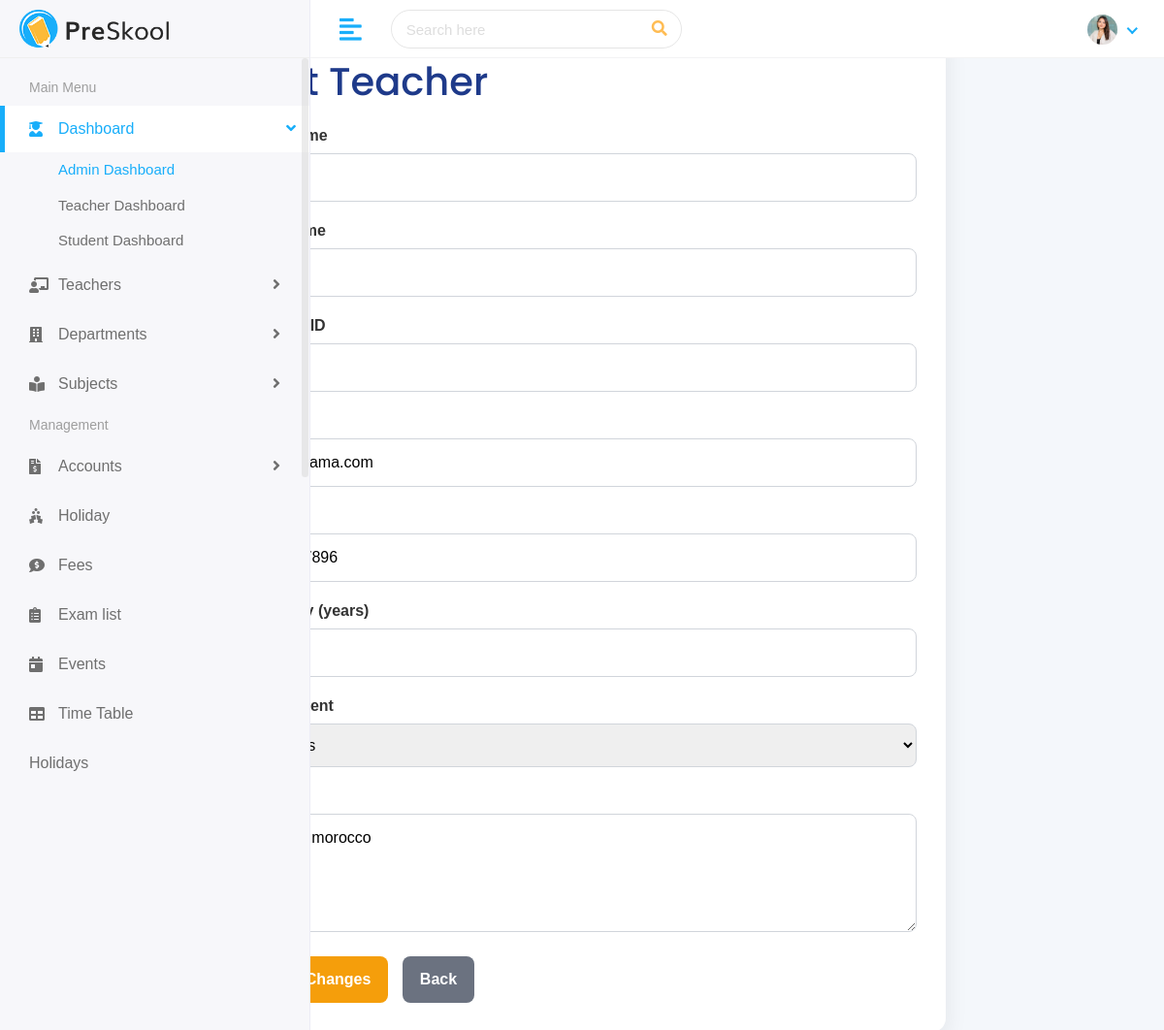
The page /teachers/edit/2/ (signed in) on the database as committed earlier.
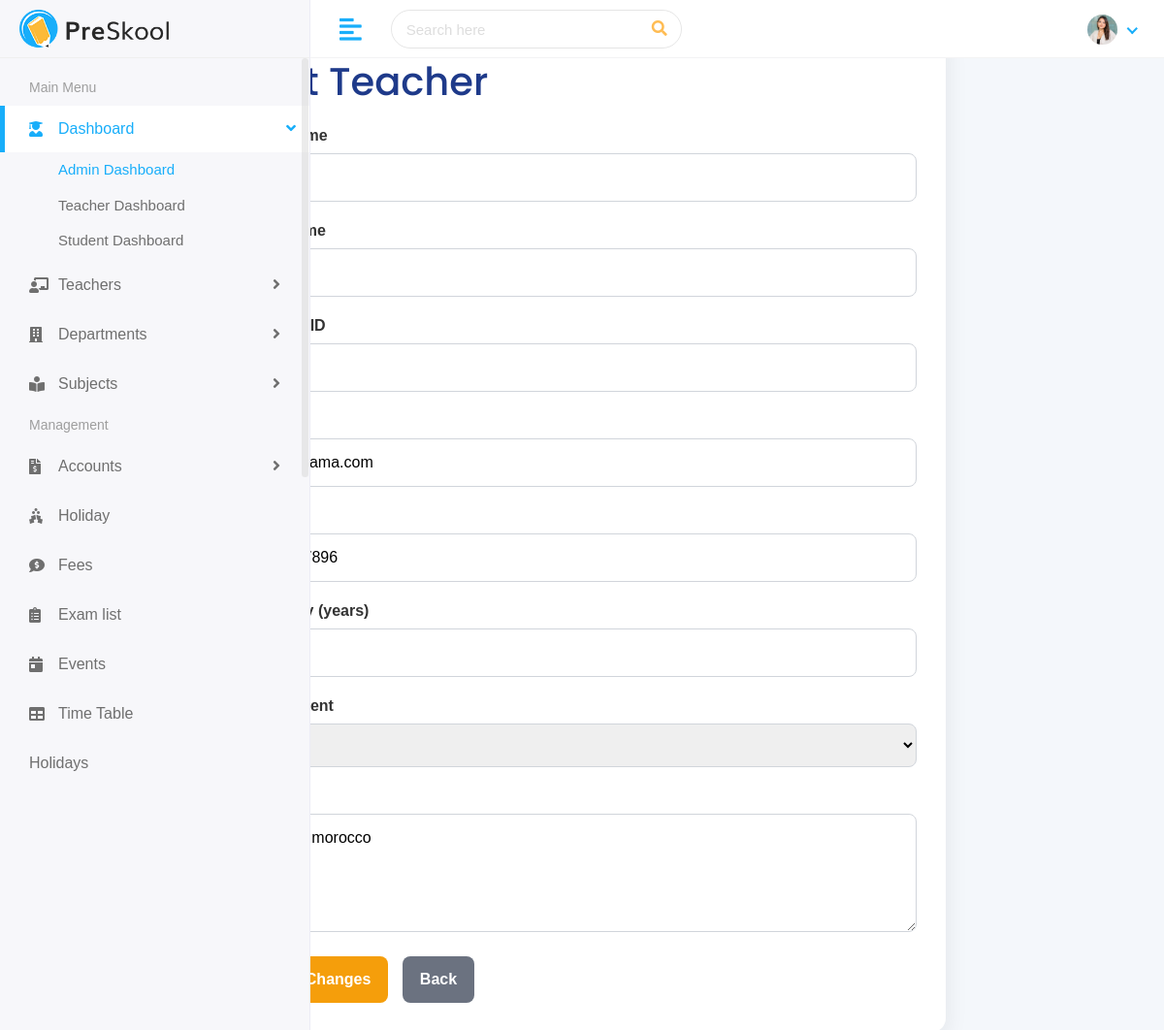
The same page on the database as committed later.
### faculty/models.py (models this page shows, shortened)
class Teacher(models.Model):
    first_name = models.CharField(max_length=100)
    last_name = models.CharField(max_length=100)
    teacher_id = models.CharField(max_length=30, unique=True, blank=True, null=True)
    email = models.EmailField(unique=True)
    phone = models.CharField(max_length=20)
    seniority = models.PositiveIntegerField(default=1)
    address = models.TextField(blank=True, null=True, default='')
    department = models.ForeignKey(
        Department,
        on_delete=models.SET_NULL,
        null=True,
        blank=True,
        related_name='teachers'
    )

class Department(models.Model):
    name = models.CharField(max_length=100, unique=True)
    description = models.TextField(blank=True, null=True, default='')

### faculty/views.py (the view, shortened to what this page needs)
# urls.py: path('teachers/edit/<int:teacher_id>/', views.edit_teacher, name='edit_teacher'),
@login_required
def edit_teacher(request, teacher_id):
    teacher = get_object_or_404(Teacher, id=teacher_id)
    departments = Department.objects.all().order_by('name')
    return render(request, 'teachers/edit-teacher.html', {
        'teacher': teacher,
        'departments': departments
    })

### templates/teachers/edit-teacher.html (shortened to what this page needs)
{% extends 'Home/base.html' %}
{% load static %}
{% block body %}
</head>
<body>
    <div class="form-container">
        <h1>Edit Teacher</h1>
        <form method="POST">
            <label>First Name</label>
            <input type="text" name="first_name" value="{{ teacher.first_name }}" required>
            <label>Last Name</label>
            <input type="text" name="last_name" value="{{ teacher.last_name }}" required>
            <label>Teacher ID</label>
            <input type="text" name="teacher_id" value="{{ teacher.teacher_id }}" required>
            <label>Email</label>
            <input type="email" name="email" value="{{ teacher.email }}" required>
            <label>Phone</label>
            <input type="text" name="phone" value="{{ teacher.phone }}" required>
            <label>Seniority (years)</label>
            <input type="number" name="seniority" min="1" value="{{ teacher.seniority }}" required>
            <label>Department</label>
            <select name="department">
                {% for department in departments %}
                    <option value="{{ department.id }}" {% if teacher.department and teacher.department.id == department.id %}selected{% endif %}>
                        {{ department.name }}
                    </option>
                {% endfor %}
            </select>
            <label>Address</label>
            <textarea name="address" rows="4">{{ teacher.address }}</textarea>
            <button type="submit" class="btn btn-save">Save Changes</button>
            <a href="{% url 'teacher_list' %}" class="btn btn-back">Back</a>
        </form>
    </div>
{% endblock %}

Rows that differ between the two databases and show on the page:
changed Teacher "joe": department "physics" → "math"
